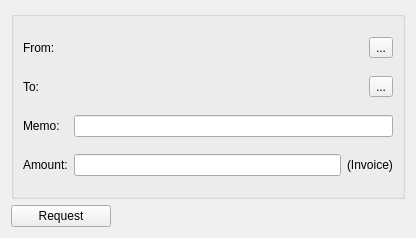
<?xml version="1.0" encoding="UTF-8"?>
<ui version="4.0">
 <class>MTRequestDlg</class>
 <widget class="QWidget" name="MTRequestDlg">
  <property name="geometry">
   <rect>
    <x>0</x>
    <y>0</y>
    <width>416</width>
    <height>238</height>
   </rect>
  </property>
  <property name="sizePolicy">
   <sizepolicy hsizetype="Preferred" vsizetype="Fixed">
    <horstretch>0</horstretch>
    <verstretch>0</verstretch>
   </sizepolicy>
  </property>
  <property name="maximumSize">
   <size>
    <width>16777215</width>
    <height>238</height>
   </size>
  </property>
  <property name="windowTitle">
   <string>Request Funds</string>
  </property>
  <layout class="QVBoxLayout" name="verticalLayout">
   <item>
    <widget class="QGroupBox" name="groupBox">
     <property name="title">
      <string/>
     </property>
     <layout class="QGridLayout" name="gridLayout">
      <item row="0" column="0">
       <widget class="QLabel" name="label">
        <property name="maximumSize">
         <size>
          <width>16777215</width>
          <height>25</height>
         </size>
        </property>
        <property name="text">
         <string>From:</string>
        </property>
       </widget>
      </item>
      <item row="0" column="1" colspan="2">
       <widget class="QPushButton" name="fromButton">
        <property name="text">
         <string/>
        </property>
        <property name="flat">
         <bool>true</bool>
        </property>
       </widget>
      </item>
      <item row="0" column="3">
       <widget class="QToolButton" name="toolButton">
        <property name="text">
         <string>...</string>
        </property>
        <property name="icon">
         <iconset resource="../resource.qrc">
          <normaloff>:/icons/icons/rolodex_card2.png</normaloff>:/icons/icons/rolodex_card2.png</iconset>
        </property>
       </widget>
      </item>
      <item row="1" column="0">
       <widget class="QLabel" name="label_2">
        <property name="maximumSize">
         <size>
          <width>16777215</width>
          <height>25</height>
         </size>
        </property>
        <property name="text">
         <string>To:</string>
        </property>
       </widget>
      </item>
      <item row="1" column="1" colspan="2">
       <widget class="QPushButton" name="toButton">
        <property name="text">
         <string/>
        </property>
        <property name="flat">
         <bool>true</bool>
        </property>
       </widget>
      </item>
      <item row="1" column="3">
       <widget class="QToolButton" name="toolButtonManageAccts">
        <property name="text">
         <string>...</string>
        </property>
        <property name="icon">
         <iconset resource="../resource.qrc">
          <normaloff>:/icons/account</normaloff>:/icons/account</iconset>
        </property>
        <property name="toolButtonStyle">
         <enum>Qt::ToolButtonTextOnly</enum>
        </property>
       </widget>
      </item>
      <item row="2" column="0">
       <widget class="QLabel" name="label_4">
        <property name="maximumSize">
         <size>
          <width>16777215</width>
          <height>25</height>
         </size>
        </property>
        <property name="text">
         <string>Memo:</string>
        </property>
       </widget>
      </item>
      <item row="2" column="1" colspan="3">
       <widget class="QLineEdit" name="memoEdit"/>
      </item>
      <item row="3" column="0">
       <widget class="QLabel" name="label_5">
        <property name="maximumSize">
         <size>
          <width>16777215</width>
          <height>25</height>
         </size>
        </property>
        <property name="text">
         <string>Amount:</string>
        </property>
       </widget>
      </item>
      <item row="3" column="1">
       <widget class="QLineEdit" name="amountEdit">
        <property name="minimumSize">
         <size>
          <width>75</width>
          <height>0</height>
         </size>
        </property>
       </widget>
      </item>
      <item row="3" column="2" colspan="2">
       <widget class="QLabel" name="label_3">
        <property name="text">
         <string>(Invoice)</string>
        </property>
       </widget>
      </item>
     </layout>
    </widget>
   </item>
   <item>
    <widget class="QPushButton" name="requestButton">
     <property name="maximumSize">
      <size>
       <width>100</width>
       <height>16777215</height>
      </size>
     </property>
     <property name="layoutDirection">
      <enum>Qt::LeftToRight</enum>
     </property>
     <property name="text">
      <string>Request</string>
     </property>
    </widget>
   </item>
  </layout>
 </widget>
 <resources>
  <include location="../resource.qrc"/>
 </resources>
 <connections/>
</ui>
